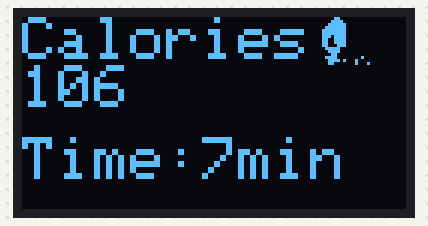
Bench run of a sketch on a simulated Arduino Nano, built with avr-gcc and run on an emulated ATmega328P. Parts: 128×64 one-colour display.

Above: at 0.1 s.

The sketch:

oled.ino
```cpp
#include <Wire.h>
#include <Adafruit_GFX.h>
#include <Adafruit_SSD1306.h>

// Define the OLED display width and height
#define SCREEN_WIDTH 128
#define SCREEN_HEIGHT 64

// Define the OLED reset pin
#define OLED_RESET -1  // Use -1 if you don't have a reset pin

// I2C address of the OLED display
#define SCREEN_ADDRESS 0x3C  // Change to 0x3D if your display has that address

// Create an SSD1306 display object
Adafruit_SSD1306 display(SCREEN_WIDTH, SCREEN_HEIGHT, &Wire, OLED_RESET);

// Define a new small bitmap for the fire symbol
const uint8_t fireBitmap[] PROGMEM = {
  0b00001100, 0b00000000, //    ##
  0b00011110, 0b00000000, //   ####
  0b00111111, 0b00000000, //  ######
  0b01111111, 0b00000000, // #######
  0b01111111, 0b00000000, // #######
  0b11111111, 0b00000000, //#########
  0b11101111, 0b00000000, //### ####
  0b11001111, 0b00000000, //##  ####
  0b10001111, 0b00000000, //#   ###
  0b10000111, 0b00000000, //#   ###
  0b01111100, 0b00000000, // #####
  0b00111100, 0b00000000, //  ####
  0b00011000, 0b00000000, //   ##
};

void setup() {
  // Initialize the display
  if(!display.begin(SSD1306_SWITCHCAPVCC, SCREEN_ADDRESS)) {
    Serial.println(F("SSD1306 allocation failed"));
    for(;;); // Don't proceed, loop forever
  }

  // Clear the buffer
  display.clearDisplay();

  // Set text size and color
  display.setTextSize(1);
  display.setTextColor(SSD1306_WHITE);

  // Set cursor position
  display.setCursor(0, 0);

  // Display initial text
  display.println("Hello, World!");
  display.println("Arduino Nano + OLED");

  // Update the display with the buffer content
  display.display();
}

void loop() {
  // Clear the display buffer
  display.clearDisplay();

  // Set text size and color for the calorie count
  display.setTextSize(2); // Increase text size here
  display.setTextColor(SSD1306_WHITE);

  // Set cursor position for calorie count
  display.setCursor(0, 0);

  // Display calorie count
  display.print("Calories: 106 ");

  // Draw the fire symbol after the calorie count
  // The fire symbol is drawn with an x-offset calculated from the length of "Calories: 100 "
  display.drawBitmap(100, 0, fireBitmap, 16, 16, SSD1306_WHITE);

  // Set cursor position for the time text
  display.setCursor(0, 40); // Adjust y position to place it below the calorie count

  // Display time
  display.print("Time:7min");

  // Update the display with the buffer content
  display.display();

  // Delay for a while before repeating
  delay(1000); // Update every second
}
```
